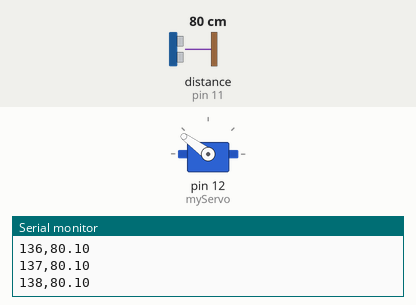
This sketch was run on a simulated Arduino Uno, built with avr-gcc and run on an emulated ATmega328P. On the bench: servo, the last lines printed to the serial monitor. Wiring (inferred from the names in the program): ultrasonic range finder: trigger pin 10; echo pin 11. The test bench sets the inputs (shaded band); at power-on: distance to the obstacle (sensor on pin 11) 80 cm. The echo pulse lasts 58.3 µs per cm.

Above: at 1.2 s.
1.3 s: distance to the obstacle (sensor on pin 11) set to 250 cm
At 2.4 s:
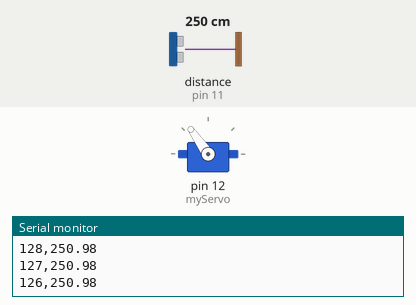
4.3 s: distance to the obstacle (sensor on pin 11) set to 2 cm
At 5.1 s:
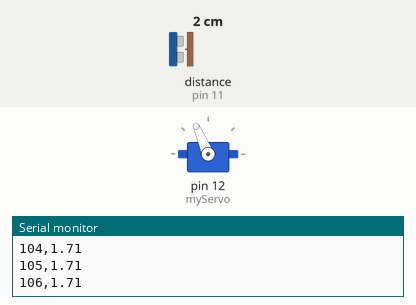
7.3 s: distance to the obstacle (sensor on pin 11) set to 120 cm
At 10.2 s:
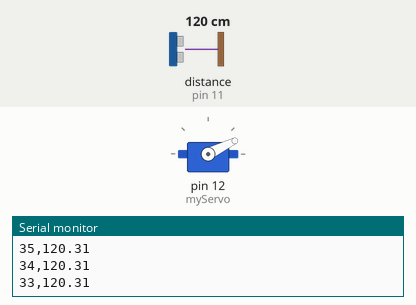
10.3 s: distance to the obstacle (sensor on pin 11) set to 4 cm
Timing chart, 0 to 14.3 s (numbered marks = the images above; inputs shaded):
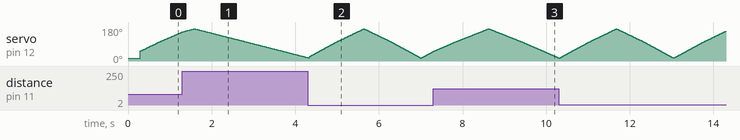

The sketch:

ultraServo.ino
```cpp
#include <Servo.h>

// 초음파 센서의 트리거와 에코핀 정의 (우노보드에 본인이 연결한대로 선언)
const int trigPin = 10;
const int echoPin = 11;

// 서보 모터를 제어할 서보 객체 선언// 서보 모터를 제어할 서보 객체 선언
Servo myServo;

void setup() {
  Serial.begin(9600);
  pinMode(trigPin, OUTPUT);   // 트리거 핀을 출력으로 설정
  pinMode(echoPin, INPUT);    // 에코 핀을 입력으로 설정
  myServo.attach(12);         // 서보모터와 연결된 핀 정의
}

void loop() {
  float dist;

  // 서보모터를 15 ~ 170도까지 회전시킴, 즉 초음파센서가 해당 범위내에서 물체의 접근을 감지
  for(int i=15;i<=170;i++){
    myServo.write(i);
    delay(2);
    dist = calculateDistance(); // 서보모터가 돌면서 물체가 얼마나 접근했는지 초음파센서로 계산한 값을 실시간으로 넘기기 위한 값

    // 시리얼 모니터에 값이 제대로 들어오는지 확인
    Serial.print(i);
    Serial.print(",");
    Serial.print(dist);
    Serial.print("\n");
  }

  // 아래의 반복문을 통해 실제 레이더 처럼 왕복으로 움직이며 감지하는 것이 가능하게함
  for(int i=170; i>15; i--) {
    myServo.write(i);
    delay(2);
    dist = calculateDistance();

    Serial.print(i);
    Serial.print(",");
    Serial.print(dist);
    Serial.print("\n");
  }
}

// 거리 변수에 들어갈 값을 계산해주는 함수로써, 초음파 센서로부터 거리를 계산해 그 값을 레이더에 띄워줌
float calculateDistance(){
  unsigned long duration;
  float distance;

  digitalWrite(trigPin, LOW);
  digitalWrite(echoPin, LOW);
  delayMicroseconds(2);
  digitalWrite(trigPin, HIGH);
  delayMicroseconds(10);
  digitalWrite(trigPin, LOW);

  // 에코핀의 값을 읽어와, 초음파가 이동한 시간(micro second)을 duration으로 받고
  duration = pulseIn(echoPin, HIGH);
  // duration / 2 (초음파가 해당 물체까지 갔다 오는 거리는 왕복이므로) / 29 (음속은 1cm 당 29마이크로초이므로)를 통해 거리를 계산
  distance = duration/29.0/2.0;

  return distance;
}
```
